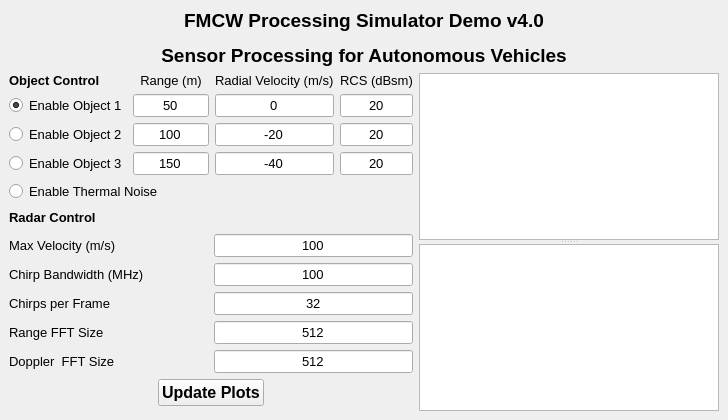
<?xml version="1.0" encoding="UTF-8"?>
<ui version="4.0">
 <class>MainWindow</class>
 <widget class="QMainWindow" name="MainWindow">
  <property name="geometry">
   <rect>
    <x>0</x>
    <y>0</y>
    <width>724</width>
    <height>420</height>
   </rect>
  </property>
  <property name="windowTitle">
   <string>MainWindow</string>
  </property>
  <widget class="QWidget" name="centralwidget">
   <layout class="QGridLayout" name="gridLayout_4">
    <item row="0" column="0">
     <layout class="QGridLayout" name="gridLayout_3">
      <item row="0" column="0">
       <widget class="QLabel" name="label_3">
        <property name="sizePolicy">
         <sizepolicy hsizetype="Preferred" vsizetype="Fixed">
          <horstretch>0</horstretch>
          <verstretch>0</verstretch>
         </sizepolicy>
        </property>
        <property name="font">
         <font>
          <pointsize>14</pointsize>
          <weight>75</weight>
          <bold>true</bold>
         </font>
        </property>
        <property name="text">
         <string>&lt;html&gt;&lt;head/&gt;&lt;body&gt;&lt;p&gt;FMCW Processing Simulator Demo v4.0&lt;/p&gt;&lt;p&gt;Sensor Processing for Autonomous Vehicles&lt;/p&gt;&lt;/body&gt;&lt;/html&gt;</string>
        </property>
        <property name="alignment">
         <set>Qt::AlignCenter</set>
        </property>
       </widget>
      </item>
      <item row="1" column="0">
       <layout class="QHBoxLayout" name="horizontalLayout_2">
        <property name="sizeConstraint">
         <enum>QLayout::SetDefaultConstraint</enum>
        </property>
        <item>
         <layout class="QVBoxLayout" name="verticalLayout">
          <item>
           <layout class="QGridLayout" name="gridLayout">
            <item row="3" column="0">
             <widget class="QRadioButton" name="Object3_Enable">
              <property name="sizePolicy">
               <sizepolicy hsizetype="Minimum" vsizetype="Fixed">
                <horstretch>0</horstretch>
                <verstretch>0</verstretch>
               </sizepolicy>
              </property>
              <property name="font">
               <font>
                <pointsize>10</pointsize>
               </font>
              </property>
              <property name="toolTip">
               <string>Press to enable or disable object 3</string>
              </property>
              <property name="text">
               <string>Enable Object 3</string>
              </property>
              <property name="iconSize">
               <size>
                <width>25</width>
                <height>25</height>
               </size>
              </property>
              <property name="checked">
               <bool>false</bool>
              </property>
              <property name="autoExclusive">
               <bool>false</bool>
              </property>
             </widget>
            </item>
            <item row="2" column="1" colspan="2">
             <widget class="QLineEdit" name="Object2_Range">
              <property name="sizePolicy">
               <sizepolicy hsizetype="Preferred" vsizetype="Fixed">
                <horstretch>0</horstretch>
                <verstretch>0</verstretch>
               </sizepolicy>
              </property>
              <property name="font">
               <font>
                <pointsize>10</pointsize>
               </font>
              </property>
              <property name="text">
               <string>100</string>
              </property>
              <property name="alignment">
               <set>Qt::AlignCenter</set>
              </property>
             </widget>
            </item>
            <item row="3" column="4">
             <widget class="QLineEdit" name="Object3_RCS">
              <property name="sizePolicy">
               <sizepolicy hsizetype="Preferred" vsizetype="Fixed">
                <horstretch>0</horstretch>
                <verstretch>0</verstretch>
               </sizepolicy>
              </property>
              <property name="font">
               <font>
                <pointsize>10</pointsize>
               </font>
              </property>
              <property name="text">
               <string>20</string>
              </property>
              <property name="alignment">
               <set>Qt::AlignCenter</set>
              </property>
             </widget>
            </item>
            <item row="2" column="4">
             <widget class="QLineEdit" name="Object2_RCS">
              <property name="sizePolicy">
               <sizepolicy hsizetype="Preferred" vsizetype="Fixed">
                <horstretch>0</horstretch>
                <verstretch>0</verstretch>
               </sizepolicy>
              </property>
              <property name="font">
               <font>
                <pointsize>10</pointsize>
               </font>
              </property>
              <property name="text">
               <string>20</string>
              </property>
              <property name="alignment">
               <set>Qt::AlignCenter</set>
              </property>
             </widget>
            </item>
            <item row="2" column="3">
             <widget class="QLineEdit" name="Object2_Radial_Velocity">
              <property name="sizePolicy">
               <sizepolicy hsizetype="Preferred" vsizetype="Fixed">
                <horstretch>0</horstretch>
                <verstretch>0</verstretch>
               </sizepolicy>
              </property>
              <property name="font">
               <font>
                <pointsize>10</pointsize>
               </font>
              </property>
              <property name="text">
               <string>-20</string>
              </property>
              <property name="alignment">
               <set>Qt::AlignCenter</set>
              </property>
             </widget>
            </item>
            <item row="1" column="1" colspan="2">
             <widget class="QLineEdit" name="Object1_Range">
              <property name="sizePolicy">
               <sizepolicy hsizetype="Preferred" vsizetype="Fixed">
                <horstretch>0</horstretch>
                <verstretch>0</verstretch>
               </sizepolicy>
              </property>
              <property name="font">
               <font>
                <pointsize>10</pointsize>
               </font>
              </property>
              <property name="text">
               <string>50</string>
              </property>
              <property name="alignment">
               <set>Qt::AlignCenter</set>
              </property>
             </widget>
            </item>
            <item row="0" column="1" colspan="2" alignment="Qt::AlignHCenter">
             <widget class="QLabel" name="Range_Label1">
              <property name="sizePolicy">
               <sizepolicy hsizetype="Fixed" vsizetype="Fixed">
                <horstretch>0</horstretch>
                <verstretch>0</verstretch>
               </sizepolicy>
              </property>
              <property name="font">
               <font>
                <pointsize>10</pointsize>
               </font>
              </property>
              <property name="text">
               <string>Range (m)</string>
              </property>
              <property name="alignment">
               <set>Qt::AlignCenter</set>
              </property>
             </widget>
            </item>
            <item row="2" column="0">
             <widget class="QRadioButton" name="Object2_Enable">
              <property name="sizePolicy">
               <sizepolicy hsizetype="Minimum" vsizetype="Fixed">
                <horstretch>0</horstretch>
                <verstretch>0</verstretch>
               </sizepolicy>
              </property>
              <property name="font">
               <font>
                <pointsize>10</pointsize>
               </font>
              </property>
              <property name="toolTip">
               <string>Press to enable or disable object 2</string>
              </property>
              <property name="text">
               <string>Enable Object 2</string>
              </property>
              <property name="iconSize">
               <size>
                <width>25</width>
                <height>25</height>
               </size>
              </property>
              <property name="checked">
               <bool>false</bool>
              </property>
              <property name="autoExclusive">
               <bool>false</bool>
              </property>
             </widget>
            </item>
            <item row="0" column="4" alignment="Qt::AlignHCenter|Qt::AlignVCenter">
             <widget class="QLabel" name="RCS_Label1">
              <property name="sizePolicy">
               <sizepolicy hsizetype="Fixed" vsizetype="Fixed">
                <horstretch>0</horstretch>
                <verstretch>0</verstretch>
               </sizepolicy>
              </property>
              <property name="font">
               <font>
                <pointsize>10</pointsize>
               </font>
              </property>
              <property name="text">
               <string>RCS (dBsm)</string>
              </property>
             </widget>
            </item>
            <item row="3" column="1" colspan="2">
             <widget class="QLineEdit" name="Object3_Range">
              <property name="sizePolicy">
               <sizepolicy hsizetype="Preferred" vsizetype="Fixed">
                <horstretch>0</horstretch>
                <verstretch>0</verstretch>
               </sizepolicy>
              </property>
              <property name="font">
               <font>
                <pointsize>10</pointsize>
               </font>
              </property>
              <property name="text">
               <string>150</string>
              </property>
              <property name="alignment">
               <set>Qt::AlignCenter</set>
              </property>
             </widget>
            </item>
            <item row="0" column="3" alignment="Qt::AlignHCenter">
             <widget class="QLabel" name="Radial_Velocity_Label1">
              <property name="sizePolicy">
               <sizepolicy hsizetype="Fixed" vsizetype="Fixed">
                <horstretch>0</horstretch>
                <verstretch>0</verstretch>
               </sizepolicy>
              </property>
              <property name="font">
               <font>
                <pointsize>10</pointsize>
               </font>
              </property>
              <property name="text">
               <string>Radial Velocity (m/s)</string>
              </property>
             </widget>
            </item>
            <item row="1" column="3">
             <widget class="QLineEdit" name="Object1_Radial_Velocity">
              <property name="sizePolicy">
               <sizepolicy hsizetype="Preferred" vsizetype="Fixed">
                <horstretch>0</horstretch>
                <verstretch>0</verstretch>
               </sizepolicy>
              </property>
              <property name="font">
               <font>
                <pointsize>10</pointsize>
               </font>
              </property>
              <property name="text">
               <string>0</string>
              </property>
              <property name="alignment">
               <set>Qt::AlignCenter</set>
              </property>
             </widget>
            </item>
            <item row="3" column="3">
             <widget class="QLineEdit" name="Object3_Radial_Velocity">
              <property name="sizePolicy">
               <sizepolicy hsizetype="Preferred" vsizetype="Fixed">
                <horstretch>0</horstretch>
                <verstretch>0</verstretch>
               </sizepolicy>
              </property>
              <property name="font">
               <font>
                <pointsize>10</pointsize>
               </font>
              </property>
              <property name="text">
               <string>-40</string>
              </property>
              <property name="alignment">
               <set>Qt::AlignCenter</set>
              </property>
             </widget>
            </item>
            <item row="4" column="0" colspan="2">
             <widget class="QRadioButton" name="ThermalNoise_Enable">
              <property name="sizePolicy">
               <sizepolicy hsizetype="Minimum" vsizetype="Fixed">
                <horstretch>0</horstretch>
                <verstretch>0</verstretch>
               </sizepolicy>
              </property>
              <property name="font">
               <font>
                <pointsize>10</pointsize>
               </font>
              </property>
              <property name="toolTip">
               <string>Press to enable or disable object 1</string>
              </property>
              <property name="text">
               <string>Enable Thermal Noise</string>
              </property>
              <property name="iconSize">
               <size>
                <width>25</width>
                <height>25</height>
               </size>
              </property>
              <property name="checked">
               <bool>false</bool>
              </property>
              <property name="autoExclusive">
               <bool>false</bool>
              </property>
             </widget>
            </item>
            <item row="1" column="0">
             <widget class="QRadioButton" name="Object1_Enable">
              <property name="sizePolicy">
               <sizepolicy hsizetype="Minimum" vsizetype="Fixed">
                <horstretch>0</horstretch>
                <verstretch>0</verstretch>
               </sizepolicy>
              </property>
              <property name="font">
               <font>
                <pointsize>10</pointsize>
               </font>
              </property>
              <property name="toolTip">
               <string>Press to enable or disable object 1</string>
              </property>
              <property name="text">
               <string>Enable Object 1</string>
              </property>
              <property name="iconSize">
               <size>
                <width>25</width>
                <height>25</height>
               </size>
              </property>
              <property name="checked">
               <bool>true</bool>
              </property>
              <property name="autoExclusive">
               <bool>false</bool>
              </property>
             </widget>
            </item>
            <item row="1" column="4">
             <widget class="QLineEdit" name="Object1_RCS">
              <property name="sizePolicy">
               <sizepolicy hsizetype="Preferred" vsizetype="Fixed">
                <horstretch>0</horstretch>
                <verstretch>0</verstretch>
               </sizepolicy>
              </property>
              <property name="font">
               <font>
                <pointsize>10</pointsize>
               </font>
              </property>
              <property name="text">
               <string>20</string>
              </property>
              <property name="alignment">
               <set>Qt::AlignCenter</set>
              </property>
             </widget>
            </item>
            <item row="0" column="0">
             <widget class="QLabel" name="label">
              <property name="sizePolicy">
               <sizepolicy hsizetype="Preferred" vsizetype="Fixed">
                <horstretch>0</horstretch>
                <verstretch>0</verstretch>
               </sizepolicy>
              </property>
              <property name="font">
               <font>
                <pointsize>10</pointsize>
                <weight>75</weight>
                <bold>true</bold>
               </font>
              </property>
              <property name="text">
               <string>Object Control</string>
              </property>
             </widget>
            </item>
            <item row="4" column="2">
             <spacer name="horizontalSpacer_3">
              <property name="sizePolicy">
               <sizepolicy hsizetype="Fixed" vsizetype="Minimum">
                <horstretch>0</horstretch>
                <verstretch>0</verstretch>
               </sizepolicy>
              </property>
              <property name="orientation">
               <enum>Qt::Horizontal</enum>
              </property>
              <property name="sizeType">
               <enum>QSizePolicy::Fixed</enum>
              </property>
              <property name="sizeHint" stdset="0">
               <size>
                <width>40</width>
                <height>20</height>
               </size>
              </property>
             </spacer>
            </item>
            <item row="4" column="3">
             <spacer name="horizontalSpacer_4">
              <property name="sizePolicy">
               <sizepolicy hsizetype="Fixed" vsizetype="Minimum">
                <horstretch>0</horstretch>
                <verstretch>0</verstretch>
               </sizepolicy>
              </property>
              <property name="orientation">
               <enum>Qt::Horizontal</enum>
              </property>
              <property name="sizeType">
               <enum>QSizePolicy::Fixed</enum>
              </property>
              <property name="sizeHint" stdset="0">
               <size>
                <width>40</width>
                <height>20</height>
               </size>
              </property>
             </spacer>
            </item>
            <item row="4" column="4">
             <spacer name="horizontalSpacer_5">
              <property name="sizePolicy">
               <sizepolicy hsizetype="Fixed" vsizetype="Minimum">
                <horstretch>0</horstretch>
                <verstretch>0</verstretch>
               </sizepolicy>
              </property>
              <property name="orientation">
               <enum>Qt::Horizontal</enum>
              </property>
              <property name="sizeType">
               <enum>QSizePolicy::Fixed</enum>
              </property>
              <property name="sizeHint" stdset="0">
               <size>
                <width>40</width>
                <height>20</height>
               </size>
              </property>
             </spacer>
            </item>
           </layout>
          </item>
          <item>
           <layout class="QGridLayout" name="gridLayout_2">
            <item row="4" column="0" alignment="Qt::AlignLeft|Qt::AlignVCenter">
             <widget class="QLabel" name="label_23">
              <property name="sizePolicy">
               <sizepolicy hsizetype="Preferred" vsizetype="Fixed">
                <horstretch>0</horstretch>
                <verstretch>0</verstretch>
               </sizepolicy>
              </property>
              <property name="font">
               <font>
                <pointsize>10</pointsize>
               </font>
              </property>
              <property name="text">
               <string>Range FFT Size</string>
              </property>
             </widget>
            </item>
            <item row="2" column="0" alignment="Qt::AlignLeft|Qt::AlignVCenter">
             <widget class="QLabel" name="label_21">
              <property name="sizePolicy">
               <sizepolicy hsizetype="Preferred" vsizetype="Fixed">
                <horstretch>0</horstretch>
                <verstretch>0</verstretch>
               </sizepolicy>
              </property>
              <property name="font">
               <font>
                <pointsize>10</pointsize>
               </font>
              </property>
              <property name="text">
               <string>Chirp Bandwidth (MHz)</string>
              </property>
             </widget>
            </item>
            <item row="3" column="0" alignment="Qt::AlignLeft|Qt::AlignVCenter">
             <widget class="QLabel" name="label_22">
              <property name="sizePolicy">
               <sizepolicy hsizetype="Preferred" vsizetype="Fixed">
                <horstretch>0</horstretch>
                <verstretch>0</verstretch>
               </sizepolicy>
              </property>
              <property name="font">
               <font>
                <pointsize>10</pointsize>
               </font>
              </property>
              <property name="text">
               <string>Chirps per Frame</string>
              </property>
             </widget>
            </item>
            <item row="1" column="0" alignment="Qt::AlignLeft|Qt::AlignVCenter">
             <widget class="QLabel" name="label_20">
              <property name="sizePolicy">
               <sizepolicy hsizetype="Preferred" vsizetype="Fixed">
                <horstretch>0</horstretch>
                <verstretch>0</verstretch>
               </sizepolicy>
              </property>
              <property name="font">
               <font>
                <pointsize>10</pointsize>
               </font>
              </property>
              <property name="text">
               <string>Max Velocity (m/s)</string>
              </property>
             </widget>
            </item>
            <item row="0" column="1">
             <spacer name="horizontalSpacer_6">
              <property name="orientation">
               <enum>Qt::Horizontal</enum>
              </property>
              <property name="sizeType">
               <enum>QSizePolicy::Preferred</enum>
              </property>
              <property name="sizeHint" stdset="0">
               <size>
                <width>40</width>
                <height>20</height>
               </size>
              </property>
             </spacer>
            </item>
            <item row="5" column="0" alignment="Qt::AlignLeft|Qt::AlignVCenter">
             <widget class="QLabel" name="label_24">
              <property name="sizePolicy">
               <sizepolicy hsizetype="Preferred" vsizetype="Fixed">
                <horstretch>0</horstretch>
                <verstretch>0</verstretch>
               </sizepolicy>
              </property>
              <property name="font">
               <font>
                <pointsize>10</pointsize>
               </font>
              </property>
              <property name="text">
               <string>Doppler  FFT Size</string>
              </property>
             </widget>
            </item>
            <item row="2" column="1">
             <widget class="QLineEdit" name="Radar_Chirp_BW">
              <property name="sizePolicy">
               <sizepolicy hsizetype="Preferred" vsizetype="Fixed">
                <horstretch>0</horstretch>
                <verstretch>0</verstretch>
               </sizepolicy>
              </property>
              <property name="font">
               <font>
                <pointsize>10</pointsize>
               </font>
              </property>
              <property name="text">
               <string>100</string>
              </property>
              <property name="alignment">
               <set>Qt::AlignCenter</set>
              </property>
             </widget>
            </item>
            <item row="0" column="0" alignment="Qt::AlignLeft|Qt::AlignVCenter">
             <widget class="QLabel" name="label_2">
              <property name="sizePolicy">
               <sizepolicy hsizetype="Preferred" vsizetype="Fixed">
                <horstretch>0</horstretch>
                <verstretch>0</verstretch>
               </sizepolicy>
              </property>
              <property name="font">
               <font>
                <pointsize>10</pointsize>
                <weight>75</weight>
                <bold>true</bold>
               </font>
              </property>
              <property name="text">
               <string>Radar Control</string>
              </property>
             </widget>
            </item>
            <item row="5" column="1">
             <widget class="QLineEdit" name="Radar_Doppler_FFT_Size">
              <property name="sizePolicy">
               <sizepolicy hsizetype="Preferred" vsizetype="Fixed">
                <horstretch>0</horstretch>
                <verstretch>0</verstretch>
               </sizepolicy>
              </property>
              <property name="font">
               <font>
                <pointsize>10</pointsize>
               </font>
              </property>
              <property name="text">
               <string>512</string>
              </property>
              <property name="alignment">
               <set>Qt::AlignCenter</set>
              </property>
             </widget>
            </item>
            <item row="3" column="1">
             <widget class="QLineEdit" name="Radar_Chirps_per_Frame">
              <property name="sizePolicy">
               <sizepolicy hsizetype="Preferred" vsizetype="Fixed">
                <horstretch>0</horstretch>
                <verstretch>0</verstretch>
               </sizepolicy>
              </property>
              <property name="font">
               <font>
                <pointsize>10</pointsize>
               </font>
              </property>
              <property name="text">
               <string>32</string>
              </property>
              <property name="alignment">
               <set>Qt::AlignCenter</set>
              </property>
             </widget>
            </item>
            <item row="4" column="1">
             <widget class="QLineEdit" name="Radar_Range_FFT_Size">
              <property name="sizePolicy">
               <sizepolicy hsizetype="Preferred" vsizetype="Fixed">
                <horstretch>0</horstretch>
                <verstretch>0</verstretch>
               </sizepolicy>
              </property>
              <property name="font">
               <font>
                <pointsize>10</pointsize>
               </font>
              </property>
              <property name="text">
               <string>512</string>
              </property>
              <property name="alignment">
               <set>Qt::AlignCenter</set>
              </property>
             </widget>
            </item>
            <item row="1" column="1">
             <widget class="QLineEdit" name="Radar_Max_Velocity">
              <property name="sizePolicy">
               <sizepolicy hsizetype="Preferred" vsizetype="Fixed">
                <horstretch>0</horstretch>
                <verstretch>0</verstretch>
               </sizepolicy>
              </property>
              <property name="font">
               <font>
                <pointsize>10</pointsize>
               </font>
              </property>
              <property name="text">
               <string>100</string>
              </property>
              <property name="alignment">
               <set>Qt::AlignCenter</set>
              </property>
             </widget>
            </item>
           </layout>
          </item>
          <item>
           <layout class="QHBoxLayout" name="horizontalLayout">
            <item>
             <spacer name="horizontalSpacer">
              <property name="orientation">
               <enum>Qt::Horizontal</enum>
              </property>
              <property name="sizeType">
               <enum>QSizePolicy::Fixed</enum>
              </property>
              <property name="sizeHint" stdset="0">
               <size>
                <width>40</width>
                <height>20</height>
               </size>
              </property>
             </spacer>
            </item>
            <item>
             <widget class="QPushButton" name="UpdatePlot">
              <property name="sizePolicy">
               <sizepolicy hsizetype="Fixed" vsizetype="Fixed">
                <horstretch>0</horstretch>
                <verstretch>0</verstretch>
               </sizepolicy>
              </property>
              <property name="font">
               <font>
                <pointsize>12</pointsize>
                <weight>75</weight>
                <bold>true</bold>
               </font>
              </property>
              <property name="text">
               <string>Update Plots</string>
              </property>
             </widget>
            </item>
            <item>
             <spacer name="horizontalSpacer_2">
              <property name="orientation">
               <enum>Qt::Horizontal</enum>
              </property>
              <property name="sizeType">
               <enum>QSizePolicy::Fixed</enum>
              </property>
              <property name="sizeHint" stdset="0">
               <size>
                <width>40</width>
                <height>20</height>
               </size>
              </property>
             </spacer>
            </item>
           </layout>
          </item>
          <item>
           <spacer name="verticalSpacer">
            <property name="orientation">
             <enum>Qt::Vertical</enum>
            </property>
            <property name="sizeHint" stdset="0">
             <size>
              <width>20</width>
              <height>40</height>
             </size>
            </property>
           </spacer>
          </item>
         </layout>
        </item>
        <item>
         <widget class="QSplitter" name="splitter_2">
          <property name="sizePolicy">
           <sizepolicy hsizetype="Expanding" vsizetype="Expanding">
            <horstretch>0</horstretch>
            <verstretch>0</verstretch>
           </sizepolicy>
          </property>
          <property name="orientation">
           <enum>Qt::Vertical</enum>
          </property>
          <widget class="PlotWidget" name="Range_IF_Plot">
           <property name="minimumSize">
            <size>
             <width>300</width>
             <height>150</height>
            </size>
           </property>
          </widget>
          <widget class="PlotWidget" name="Range_Doppler_Plot">
           <property name="minimumSize">
            <size>
             <width>300</width>
             <height>150</height>
            </size>
           </property>
          </widget>
         </widget>
        </item>
       </layout>
      </item>
     </layout>
    </item>
   </layout>
  </widget>
 </widget>
 <customwidgets>
  <customwidget>
   <class>PlotWidget</class>
   <extends>QGraphicsView</extends>
   <header>pyqtgraph</header>
  </customwidget>
 </customwidgets>
 <resources/>
 <connections/>
</ui>
